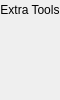
                 <widget class="QFrame" name="extraRightBox">
                  <property name="minimumSize">
                   <size>
                    <width>0</width>
                    <height>0</height>
                   </size>
                  </property>
                  <property name="maximumSize">
                   <size>
                    <width>0</width>
                    <height>16777215</height>
                   </size>
                  </property>
                  <property name="frameShape">
                   <enum>QFrame::Shape::NoFrame</enum>
                  </property>
                  <property name="frameShadow">
                   <enum>QFrame::Shadow::Raised</enum>
                  </property>
                  <layout class="QVBoxLayout" name="verticalLayout_7">
                   <property name="spacing">
                    <number>0</number>
                   </property>
                   <property name="leftMargin">
                    <number>0</number>
                   </property>
                   <property name="topMargin">
                    <number>0</number>
                   </property>
                   <property name="rightMargin">
                    <number>0</number>
                   </property>
                   <property name="bottomMargin">
                    <number>0</number>
                   </property>
                   <item>
                    <widget class="QFrame" name="themeSettingsTopDetail">
                     <property name="maximumSize">
                      <size>
                       <width>16777215</width>
                       <height>3</height>
                      </size>
                     </property>
                     <property name="frameShape">
                      <enum>QFrame::Shape::NoFrame</enum>
                     </property>
                     <property name="frameShadow">
                      <enum>QFrame::Shadow::Raised</enum>
                     </property>
                    </widget>
                   </item>
                   <item>
                    <widget class="QFrame" name="contentSettings">
                     <property name="frameShape">
                      <enum>QFrame::Shape::NoFrame</enum>
                     </property>
                     <property name="frameShadow">
                      <enum>QFrame::Shadow::Raised</enum>
                     </property>
                     <layout class="QVBoxLayout" name="verticalLayout_13">
                      <property name="spacing">
                       <number>0</number>
                      </property>
                      <property name="leftMargin">
                       <number>0</number>
                      </property>
                      <property name="topMargin">
                       <number>0</number>
                      </property>
                      <property name="rightMargin">
                       <number>0</number>
                      </property>
                      <property name="bottomMargin">
                       <number>0</number>
                      </property>
                      <item alignment="Qt::AlignmentFlag::AlignTop">
                       <widget class="QFrame" name="topMenus">
                        <property name="frameShape">
                         <enum>QFrame::Shape::NoFrame</enum>
                        </property>
                        <property name="frameShadow">
                         <enum>QFrame::Shadow::Raised</enum>
                        </property>
                        <layout class="QVBoxLayout" name="verticalLayout_14">
                         <property name="spacing">
                          <number>0</number>
                         </property>
                         <property name="leftMargin">
                          <number>0</number>
                         </property>
                         <property name="topMargin">
                          <number>0</number>
                         </property>
                         <property name="rightMargin">
                          <number>0</number>
                         </property>
                         <property name="bottomMargin">
                          <number>0</number>
                         </property>
                         <item>
                          <widget class="QLabel" name="label_2">
                           <property name="text">
                            <string>Extra Tools</string>
                           </property>
                           <property name="alignment">
                            <set>Qt::AlignmentFlag::AlignCenter</set>
                           </property>
                          </widget>
                         </item>
                        </layout>
                       </widget>
                      </item>
                     </layout>
                    </widget>
                   </item>
                  </layout>
                 </widget>
